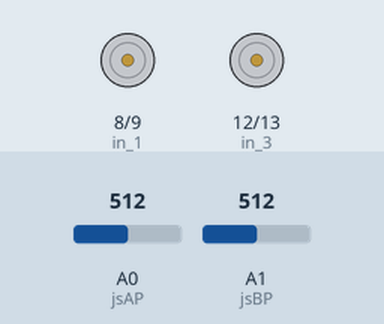
Recording of a sketch running on a simulated Arduino Uno, built with avr-gcc and run on an emulated ATmega328P. Parts: motor-driver pin pairs drawn as motors (green arrow = first pin HIGH = forward, orange = second pin HIGH = backward, longer = more drive, scaled by the enable pin). Inputs (shaded band) come from the test bench; at power-on: A0 (jsAP) = 512, A1 (jsBP) = 512.

Above: at 1.2 s.
1.3 s: A0 (jsAP) set to 540
2.8 s: A0 (jsAP) set to 568
At 3.1 s:
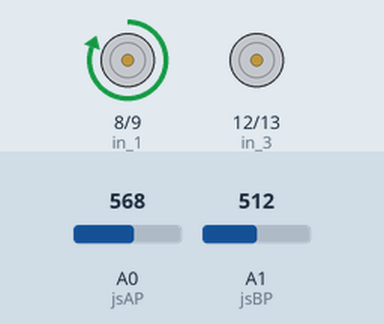
4.3 s: A1 (jsBP) set to 539
5.8 s: A1 (jsBP) set to 562
At 6.6 s:
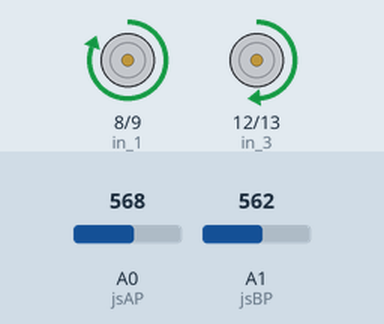
7.3 s: A1 (jsBP) set to 530
At 7.7 s:
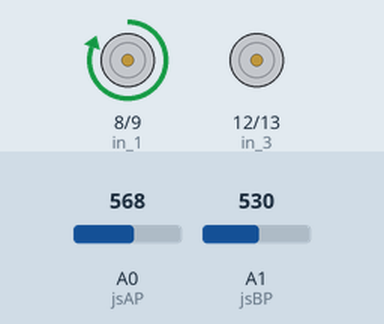
8.8 s: A0 (jsAP) set to 530
At 10.0 s:
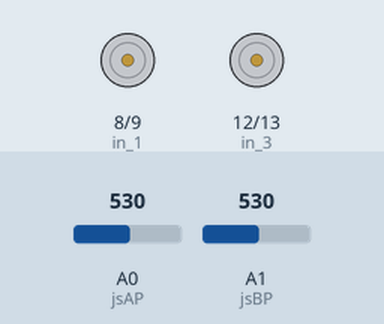
Timing chart, 0 to 11.3 s (numbered marks = the images above; inputs shaded):
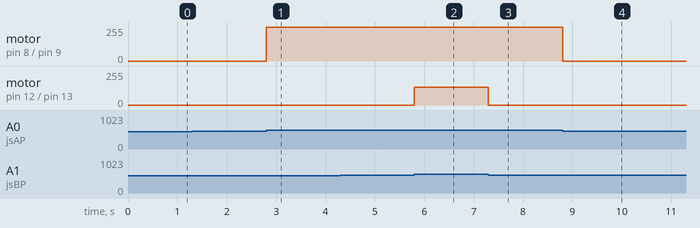

Measured:
- the behaviour switches between 550 and 551 on A0 (jsAP) (found by bisection; images 0 and 1)
- the behaviour switches between 550 and 551 on A1 (jsBP) (found by bisection; images 1 and 2)
- after the input at 1.3 s, every drawn part: stays the same
- after the input at 2.8 s, motor on pin 8 (in_1) / pin 9 (in_2): stopped → forward 255/255 at once
- after the input at 4.3 s, every drawn part: stays the same
- after the input at 5.8 s, motor on pin 12 (in_3) / pin 13 (in_4): stopped → forward 133/255 at once
- after the input at 7.3 s, motor on pin 12 (in_3) / pin 13 (in_4): forward 133/255 → stopped at once
- after the input at 8.8 s, motor on pin 8 (in_1) / pin 9 (in_2): forward 255/255 → stopped at once

The sketch:

Motores_1.ino
```cpp
// Se declaran los pines de los motores
const int en_A = 2;  // en_A y en_B representan los pines de la velocidad
const int en_B = 11; // son pines PWM
const int in_1 = 8;  // in_1 a in_4 son los pines de input a los motores
const int in_2 = 9;  // motor A toma in_1 e in_2
const int in_3 = 12; // motor B toma in_3 e in_4
const int in_4 = 13;
const int jsAP = 0;  // Joystick A Pin (jsAP) y Joystick B Pin (jsBP)
const int jsBP = 1;  // Van conectados al eje x de los joysticks para su lectura

void setup() {

  // declaramos los pines como salidas
   pinMode(en_A,OUTPUT);
   pinMode(in_1,OUTPUT);
   pinMode(in_2,OUTPUT);
   pinMode(en_B,OUTPUT);
   pinMode(in_3,OUTPUT);
   pinMode(in_4,OUTPUT);
   Serial.begin(9600);
}


void loop() {
    int jsA, jsB; // valores de los joysticks (eje x)
    int speedA, speedB; // valores de velocidad de ambos motores
 jsA = analogRead(jsAP); // leemos ambos joysticks
 jsB = analogRead(jsBP);

 if((jsA>470) && (jsA<540)) { // como los joysticks son imprecisos, establecemos un rango de 470 a 540
  analogWrite(en_A, 0);       // como una posición central y de reposo para mantener el motor en 0s
   }
 if(jsA>550)                               // establecemos que un valor por encima de 550, el motor
   {                                       // se moverá hacia adelante
     speedA = map(jsA,550,1024,130,255);   // la velocidad se mapea en un rango de 130 (minima para
      forwardA();                          // empezar a girar) y 255 (maximo en PWM)
      analogWrite(en_A, speedA);           // establecemos la velocidad a través del pin en_A

   }
 if(jsA<470)                               // en un valor debajo de 470, el motor se moverá
   {                                       // hacia atrás
     speedA = map(jsA,470,0,130,255);
     backwardA();
      analogWrite(en_A, speedA);


   }

    // Se repite lo mismo para el motor B

if((jsB>470) && (jsB<540)) {
  analogWrite(en_B, 0);
   }
 if(jsB>550)
   {
     speedB = map(jsB,550,1024,130,255);
      forwardB();
      analogWrite(en_B, speedB);

   }
 if(jsB<470)
   {
     speedB = map(jsB,470,0,130,255);
     backwardB();
      analogWrite(en_B, speedB);


   }

}

  // Funciones para el movimiento de los motores

void forwardA() {
  digitalWrite(in_1,HIGH);
  digitalWrite(in_2,LOW);
}

void forwardB() {
  digitalWrite(in_3,HIGH);
  digitalWrite(in_4,LOW);
}
void brakeA() {
   digitalWrite(in_1,LOW);
   digitalWrite(in_2,LOW);
}

void brakeB() {
   digitalWrite(in_3,LOW);
   digitalWrite(in_4,LOW);
}
void backwardA() {
  digitalWrite(in_1,LOW);
  digitalWrite(in_2,HIGH);
}

void backwardB() {
   digitalWrite(in_3,LOW);
   digitalWrite(in_4,HIGH);
}
```
